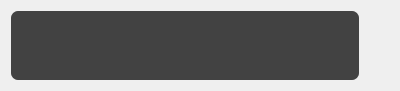
<?xml version="1.0" encoding="UTF-8"?>
<ui version="4.0">
 <class>Dialog</class>
 <widget class="QDialog" name="Dialog">
  <property name="geometry">
   <rect>
    <x>0</x>
    <y>0</y>
    <width>400</width>
    <height>91</height>
   </rect>
  </property>
  <property name="contextMenuPolicy">
   <enum>Qt::NoContextMenu</enum>
  </property>
  <property name="windowTitle">
   <string>Dialog</string>
  </property>
  <property name="windowIcon">
   <iconset resource="resources.qrc">
    <normaloff>:/ico/ico/port-parrellel.png</normaloff>:/ico/ico/port-parrellel.png</iconset>
  </property>
  <layout class="QHBoxLayout" name="horizontalLayout">
   <item>
    <widget class="QListView" name="listView">
     <property name="styleSheet">
      <string notr="true">background-color: rgb(66, 66, 66);
color: rgb(255, 255, 255);
font: 75 10pt &quot;Comic Sans MS&quot;;
border-radius: 7px;</string>
     </property>
     <property name="selectionMode">
      <enum>QAbstractItemView::NoSelection</enum>
     </property>
     <property name="selectionRectVisible">
      <bool>false</bool>
     </property>
    </widget>
   </item>
   <item>
    <spacer name="horizontalSpacer">
     <property name="orientation">
      <enum>Qt::Horizontal</enum>
     </property>
     <property name="sizeType">
      <enum>QSizePolicy::Minimum</enum>
     </property>
     <property name="sizeHint" stdset="0">
      <size>
       <width>30</width>
       <height>20</height>
      </size>
     </property>
    </spacer>
   </item>
  </layout>
 </widget>
 <layoutdefault spacing="6" margin="11"/>
 <resources>
  <include location="resources.qrc"/>
 </resources>
 <connections/>
</ui>
